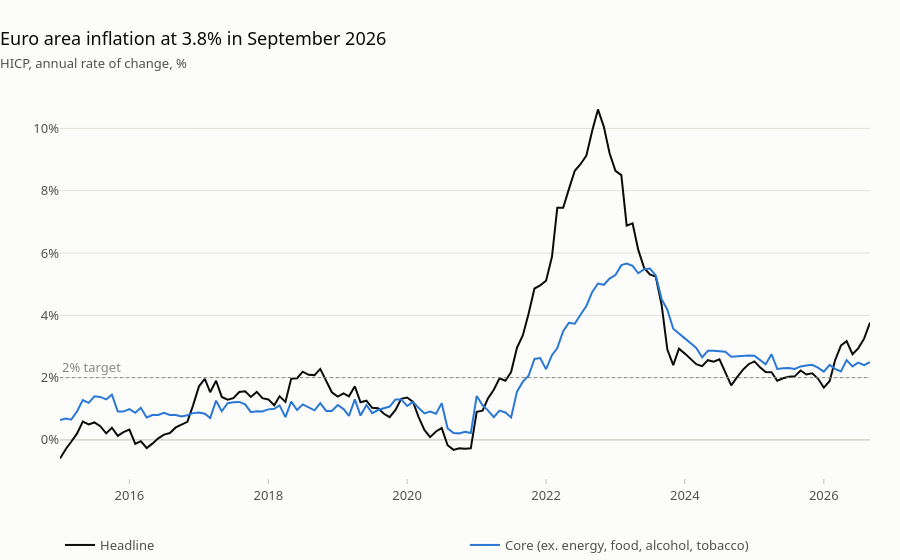
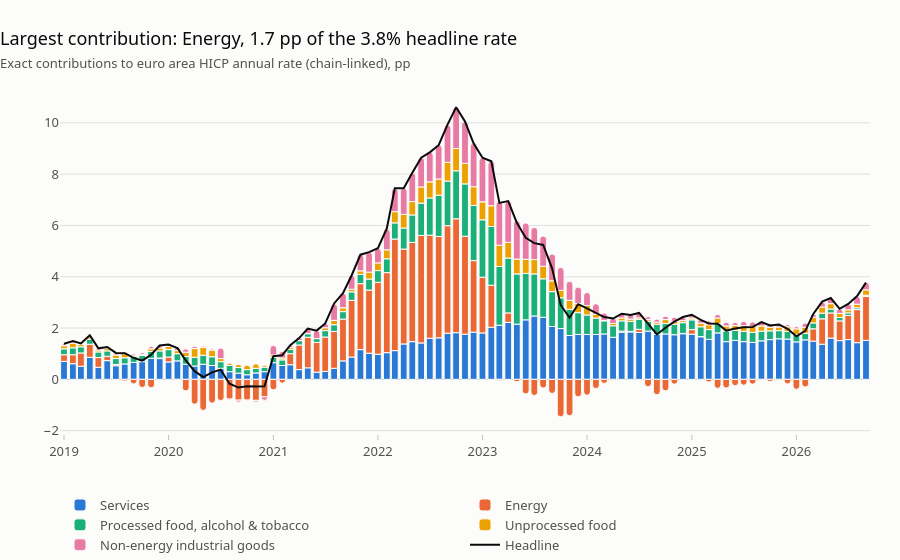
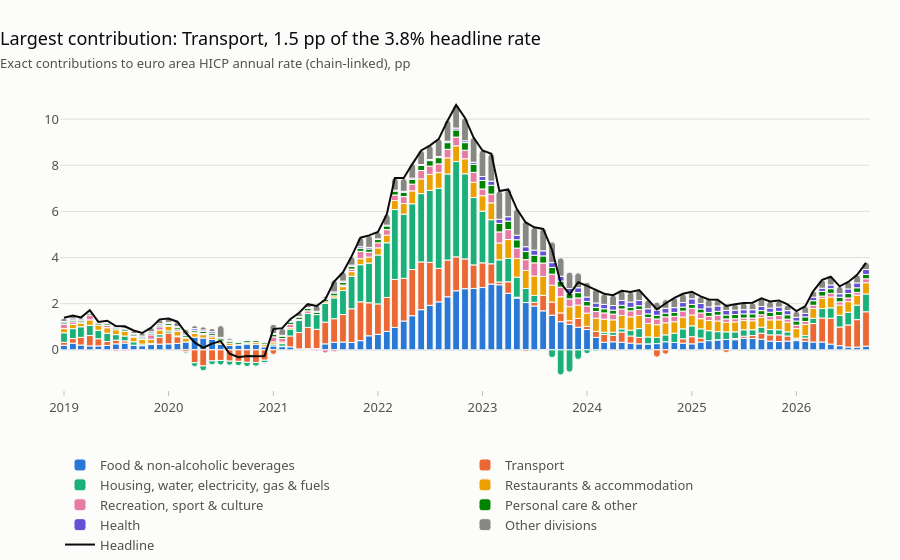

The notebook cell these images were saved under, in order:
### Markdown cell above
## 2. Where inflation is

HICP is chain-linked every year with a December overlap. Within year $y$, with $D$ = December of $y-1$:

$$\frac{I_t}{I_D} = \sum_i w_i^{y}\,\frac{I_{i,t}}{I_{i,D}}$$

So the headline YoY is **not** a weighted mean of component YoY rates. The exact contributions (Ribe decomposition) are

$$C_{i,t} = \frac{I_D}{I_{t-12}}\,w_i^{y}\Big(\frac{I_{i,t}}{I_{i,D}}-1\Big) + \frac{I_{D'}}{I_{t-12}}\,w_i^{y-1}\,\frac{I_{i,D}-I_{i,t-12}}{I_{i,D'}},\qquad D'=\text{Dec}(y-2).$$

### Code cell
from hicp.aggregation import contributions, effective_weights

core = data.series(data.area, data.codes["core"]) if "core" in data.codes else None
plots.headline_chart(data.headline(), core).show()
contrib = contributions(data.area_components(), data.area_component_weights())
plots.contributions_chart(contrib, data.headline(), data.labels).show()

# same decomposition with the 13 COICOP ver.2 divisions (7 largest shown, the rest grouped)
div = contributions(data.area_breakdown(data.divisions), data.area_weights(data.divisions))
largest = list(data.area_weights(data.divisions).iloc[-1].sort_values(ascending=False).index[:7])
plots.contributions_chart(plots.keep_and_other(div, largest), data.headline(),
                          {**data.labels, plots.OTHER: "Other divisions"}).show()
div.tail(3).round(2)
